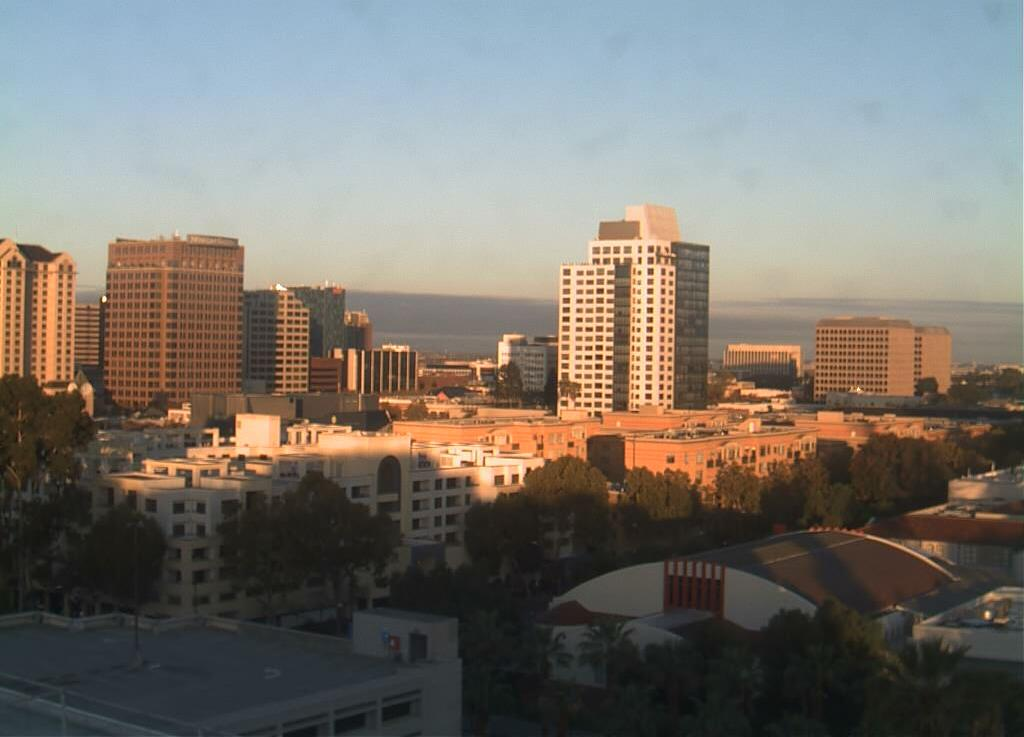
#> input picture 无人驾驶入门/ch9-intro2car_p5-master/day_night_images/training/day/20151101_145511.jpg, 1024 x 737 px; its folder holds only this picture in this run
$ jupyter execute --allow-errors 'Accuracy and Misclassification-zh.ipynb'   (shell and % lines are left out)
#> lines starting #> are read from the running program, lines starting #| are printed output that depends on the picture
### 无人驾驶入门/ch9-intro2car_p5-master/day_night_images/helpers.py
# Helper functions

import os
import glob # library for loading images from a directory
import matplotlib.image as mpimg

import cv2


# This function loads in images and their labels and places them in a list
# The list contains all images and their associated labels
# For example, after data is loaded, im_list[0][:] will be the first image-label pair in the list
def load_dataset(image_dir):

    # Populate this empty image list
#> called with image_dir = 'day_night_images/training/'
    im_list = []
    image_types = ["day", "night"]

    # Iterate through each color folder
    for im_type in image_types:

        # Iterate through each image file in each image_type folder
        # glob reads in any image with the extension "image_dir/im_type/*"
        for file in glob.glob(os.path.join(image_dir, im_type, "*")):

            # Read in the image
            im = mpimg.imread(file)
#> im is the input picture: shape (737, 1024, 3); mean R, G, B 120.9, 116.4, 109.5

            # Check if the image exists/if it's been correctly read-in
            if not im is None:
                # Append the image, and it's type (red, green, yellow) to the image list
                im_list.append((im, im_type))

    return im_list


## Standardize the input images
# Resize each image to the desired input size: 600x1100px (hxw).

## Standardize the output
# With each loaded image, we also specify the expected output.
# For this, we use binary numerical values 0/1 = night/day.


# This function should take in an RGB image and return a new, standardized version
# 600 height x 1100 width image size (px x px)
def standardize_input(image):

    # Resize image and pre-process so that all "standard" images are the same size
    standard_im = cv2.resize(image, (1100, 600))

    return standard_im


# Examples:
# encode("day") should return: 1
# encode("night") should return: 0
def encode(label):

    numerical_val = 0
    if(label == 'day'):
        numerical_val = 1
    # else it is night and can stay 0

    return numerical_val

# using both functions above, standardize the input images and output labels
def standardize(image_list):

    # Empty image data array
    standard_list = []

    # Iterate through all the image-label pairs
    for item in image_list:
        image = item[0]
        label = item[1]

        # Standardize the image
        standardized_im = standardize_input(image)

        # Create a numerical label
        binary_label = encode(label)

        # Append the image, and it's one hot encoded label to the full, processed list of image data
        standard_list.append((standardized_im, binary_label))

    return standard_list


### 无人驾驶入门/ch9-intro2car_p5-master/day_night_images/Accuracy and Misclassification-zh.ipynb
# 昼夜图像分类器
---

昼夜图像数据集由200个RGB彩色图像组成，分为两类：白天图像和夜晚图像。每个例子都有相同的数字：100个日图像和100个夜图像。

我们希望建立一个分类器，可以把这些图像准确地标记为白天或黑夜。要完成这个任务，我们需要找出这两种图像之间的显著性特征！

*注：所有图像都来自 [AMOS 数据集](http://cs.uky.edu/~jacobs/datasets/amos/) （众多户外场景档案）。*

### 导入资源

在开始使用项目代码之前，请导入你需要的库和资源。

[cell 1]
import cv2 # computer vision library
import helpers

import numpy as np
import matplotlib.pyplot as plt
import matplotlib.image as mpimg

## 训练并测试数据
200张日/夜的图像被分成训练和测试数据集。

* 这些图像中的60％是训练图像，供你在创建分类器时使用。
* 另外40％是测试图像，将用于测试分类器的准确度。

首先，我们设置一些变量来跟踪图像的存储位置：

image_dir_training: 我们保存训练集的路径
image_dir_test: 我们保存测试集的路径

[cell 2]
# Image data directories
image_dir_training = "day_night_images/training/"
image_dir_test = "day_night_images/test/"

## 加载数据集

前几行代码将加载训练日/夜图像，并将它们全部存储在变量`IMAGE_LIST`中。 该列表包含图像及其相关标签（“日”或“夜”）。

例如， `IMAGE_LIST` 中的第一个图像标签对可以通过索引访问：

[cell 3]
# Using the load_dataset function in helpers.py
# Load training data
IMAGE_LIST = helpers.load_dataset(image_dir_training)
#> IMAGE_LIST = 2 items

## 构建输入图像和输出标签的`STANDARDIZED_LIST` 函数

该函数将输入一个图像标签对列表，并输出一个包含调整过的图像和数字标签的 **标准** 列表。

[cell 4]
# Standardize all training images
STANDARDIZED_LIST = helpers.standardize(IMAGE_LIST)
#> the loop in standardize, `for item in image_list:` made 2 passes
#> (label, numerical_val in encode, binary_label) on passes 1 to 2: ('day', 1, 1), ('night', 0, 0)
#> pass 1, in standardize_input, `standard_im = cv2.resize(image, (1100, 600))`:
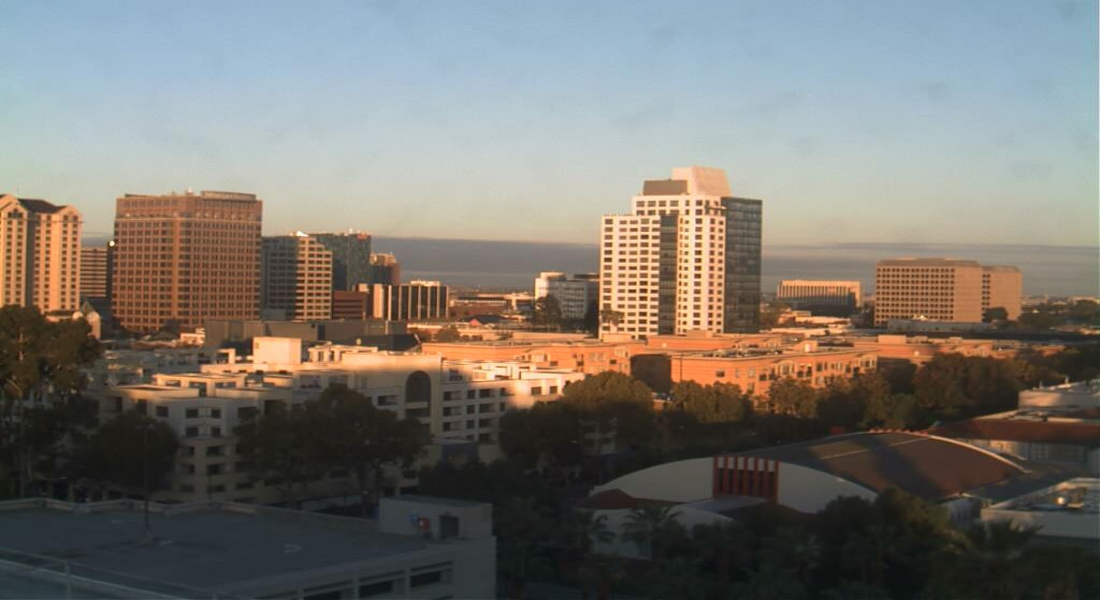
#> standard_im: shape (600, 1100, 3); mean R, G, B 120.8, 116.3, 109.4
#> pass 2, in standardize_input (call 2), `standard_im = cv2.resize(image, (1100, 600))`:
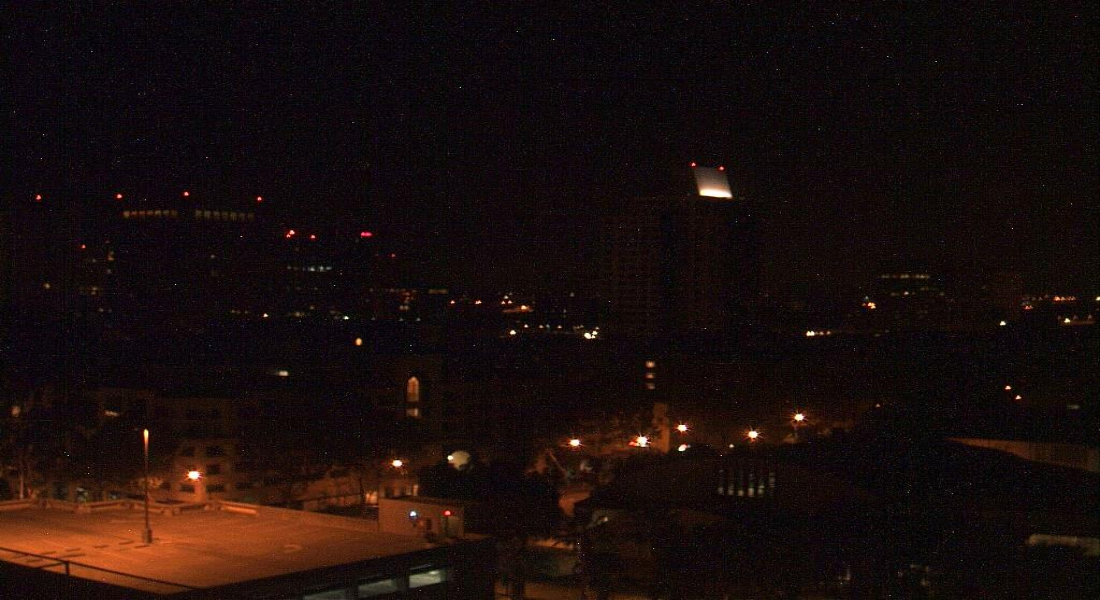
#> standard_im: shape (600, 1100, 3); mean R, G, B 25.5, 13.5, 11.9
#> STANDARDIZED_LIST = 2 items

## 将标准化数据可视化

显示一个来自STANDARDIZED_LIST的标准化图片。

[cell 5]
# Display a standardized image and its label

# Select an image by index
image_num = 0
selected_image = STANDARDIZED_LIST[image_num][0]
selected_label = STANDARDIZED_LIST[image_num][1]
#> selected_label = 1

# Display image and data about it
plt.imshow(selected_image)
print("Shape: "+str(selected_image.shape))
#| Shape: (600, 1100, 3)
print("Label [1 = day, 0 = night]: " + str(selected_label))
#| Label [1 = day, 0 = night]: 1

Shape: (600, 1100, 3)
Label [1 = day, 0 = night]: 1

# 特征提取

创建一个表示图像亮度的特征。我们将使用HSV颜色空间提取**平均亮度**。具体来说，我们将使用V通道（亮度测量），将V通道中的像素值相加，然后将该总和除以图像的面积，从而获得该图像的平均值。

---
###  使用V通道查找平均亮度

该函数会输入 **标准化** 的RGB图像并返回一个代表图像亮度平均水平的特征（单个值）。我们将使用此值将图像分类为白天或夜晚。

[cell 6]
# Find the average Value or brightness of an image
def avg_brightness(rgb_image):
    # Convert image to HSV
    hsv = cv2.cvtColor(rgb_image, cv2.COLOR_RGB2HSV)

    # Add up all the pixel values in the V channel
    sum_brightness = np.sum(hsv[:,:,2])
    area = 600*1100.0  # pixels

    # find the avg
    avg = sum_brightness/area

    return avg

[cell 7]
# Testing average brightness levels
# Look at a number of different day and night images and think about
# what average brightness value separates the two types of images

# As an example, a "night" image is loaded in and its avg brightness is displayed
image_num = 190
#> (the rest of this cell did not finish here and is left out)

Avg brightness: 35.2170090909

<matplotlib.image.AxesImage at 0x14525e518>

# 分类和可视化误差

在本节中，我们将把我们的平均亮度特征转换为一个分类器，该分类器输入一个标准化图像并返回该图像的一个`predicted_label`。这个 `estimate_label` 函数应该返回一个值：0或1（分别代表夜晚或白天）。

---
### TODO: 建立一个完整的分类器

完成以下代码，实现当给到某个RGB图像时，能返回预估的分类标签。

[cell 8]
# This function should take in RGB image input
def estimate_label(rgb_image):

    # Extract average brightness feature from an RGB image
    avg = avg_brightness(rgb_image)

    # Use the avg brightness feature to predict a label (0, 1)
    predicted_label = 0
    threshold = 120
    if(avg > threshold):
        # if the average brightness is above the threshold value, we classify it as "day"
        predicted_label = 1
    # else, the pred-cted_label can stay 0 (it is predicted to be "night")

    return predicted_label

## 测试分类器

下面我们将要使用我们在notebook开始时放置的测试数据集，来测试你的分类算法！

由于我们使用了非常简单的亮度特征，因此可能不希望此分类器100％准确。我们的目标是使用这一函数，使准确度达到75-85％左右。

### 测试数据集

下面，我们加载测试数据集，使用上面定义的`standardize`函数对其进行标准化，然后对其进行**混洗**；这确保了顺序不会对测试准确度测试造成影响。

[cell 9]
import random

# Using the load_dataset function in helpers.py
# Load test data
TEST_IMAGE_LIST = helpers.load_dataset(image_dir_test)
#> TEST_IMAGE_LIST = 2 items

# Standardize the test data
STANDARDIZED_TEST_LIST = helpers.standardize(TEST_IMAGE_LIST)
#> the loop in standardize (call 2), `for item in image_list:` made 2 passes
#> STANDARDIZED_TEST_LIST = 2 items

# Shuffle the standardized test data
random.shuffle(STANDARDIZED_TEST_LIST)

## 确定准确度

将你的分类算法（也称为“模型”）的输出与真实标签进行比较并确定准确度。

此代码将所有错误分类的图像、其预测标签以及它们的真实标签存储在名为`misclassified`的列表中。

[cell 10]
# Constructs a list of misclassified images given a list of test images and their labels
def get_misclassified_images(test_images):
    # Track misclassified images by placing them into a list
    misclassified_images_labels = []

    # Iterate through all the test images
    # Classify each image and compare to the true label
    for image in test_images:

        # Get true data
        im = image[0]
        true_label = image[1]

        # Get predicted label from your classifier
        predicted_label = estimate_label(im)

        # Compare true and predicted labels
        if(predicted_label != true_label):
            # If these labels are not equal, the image has been misclassified
            misclassified_images_labels.append((im, predicted_label, true_label))
#> this loop made 2 passes
#> (true_label, predicted_label, threshold in estimate_label) on passes 1 to 2: (1, 1, 120), (0, 0, 120)
#> after the loop, misclassified_images_labels = []

    # Return the list of misclassified [image, predicted_label, true_label] values
    return misclassified_images_labels

[cell 11]
# Find all misclassified images in a given test set
MISCLASSIFIED = get_misclassified_images(STANDARDIZED_TEST_LIST)
#> MISCLASSIFIED = []

# Accuracy calculations
total = len(STANDARDIZED_TEST_LIST)
#> total = 2
num_correct = total - len(MISCLASSIFIED)
#> num_correct = 2
accuracy = num_correct/total
#> accuracy = 1

print('Accuracy: ' + str(accuracy))
#| Accuracy: 1.0
print("Number of misclassified images = " + str(len(MISCLASSIFIED)) +' out of '+ str(total))
#| Number of misclassified images = 0 out of 2

Accuracy: 0.86875
Number of misclassified images = 21 out of 160

---
<a id='task9'></a>
### 将错误分类的图像可视化

将分类错误的一些图像（在`MISCLASSIFIED`列表中）可视化，并记下使其难以分类的所有特征。这样做可以帮助你发现分类算法的缺陷。

[cell 12]
# Visualize misclassified example(s)
## TODO: Display an image in the `MISCLASSIFIED` list
## TODO: Print out its predicted label - to see what the image *was* incorrectly classified as5
num = 5
#> (the rest of this cell did not finish here and is left out)

---
<a id='question2'></a>
## （问题）：将这些错误分类可视化之后，你认为你的分类算法有哪些缺陷？

**答案：** 在这里写下你的答案。
1 夜晚图，受灯光影响较大，容易判断为白天
2 白天图，首阴影影响较大，容易判断为黑夜

# 5.改进你的算法！

* （可选）调整阈值，使准确度更高。
* （可选）添加另一个函数，用来处理你发现的缺陷！
---

[cell 13]
# 1 整阈值
# 阀值为103时准确率最高

# This function should take in RGB image input
def estimate_label2(rgb_image):

    ## TODO: extract average brightness feature from an RGB image
    # Use the avg brightness feature to predict a label (0, 1)
    predicted_label = 0

    ## TODO: set the value of a threshold that will separate day and night images
    htreshold = 103

    ## TODO: Return the predicted_label (0 or 1) based on whether the avg is
    # above or below the threshold
    if avg_brightness(rgb_image) > htreshold:
        predicted_label = 1

    return predicted_label

# Constructs a list of misclassified images given a list of test images and their labels
def get_misclassified_images2(test_images):
    # Track misclassified images by placing them into a list
    misclassified_images_labels = []

    # Iterate through all the test images
    # Classify each image and compare to the true label
    for image in test_images:

        # Get true data
        im = image[0]
        true_label = image[1]

        # Get predicted label from your classifier
        predicted_label = estimate_label2(im)

        # Compare true and predicted labels
        if(predicted_label != true_label):
            # If these labels are not equal, the image has been misclassified
            misclassified_images_labels.append((im, predicted_label, true_label))
#> this loop made 2 passes
#> (true_label, predicted_label) on passes 1 to 2: (1, 1), (0, 0)
#> after the loop, misclassified_images_labels = []

    # Return the list of misclassified [image, predicted_label, true_label] values
    return misclassified_images_labels

[cell 14]
# Find all misclassified images in a given test set
MISCLASSIFIED2 = get_misclassified_images2(STANDARDIZED_TEST_LIST)
#> MISCLASSIFIED2 = []

# Accuracy calculations
total = len(STANDARDIZED_TEST_LIST)
num_correct = total - len(MISCLASSIFIED2)
accuracy = num_correct/total

print('Accuracy: ' + str(accuracy))
#| Accuracy: 1.0
print("Number of misclassified images = " + str(len(MISCLASSIFIED2)) +' out of '+ str(total))
#| Number of misclassified images = 0 out of 2

[cell 15]
# 2 取图片上半部分进行判断， 避开灯光或阴影的区域
# 阀值为103时准确率最高

# Find the average Value or brightness of an image
def avg_brightness2(rgb_image):
    # Convert image to HSV
    hsv = cv2.cvtColor(rgb_image, cv2.COLOR_RGB2HSV)

    # Add up all the pixel values in the V channel
    sum_brightness = np.sum(hsv[:,:,2])
    area = 300*1100.0  # pixels

    # find the avg
    avg = sum_brightness/area

    return avg

# This function should take in RGB image input
def estimate_label2(rgb_image):
    half = len(rgb_image)//2
    half_image = rgb_image[:half,:,:]

    ## TODO: extract average brightness feature from an RGB image
    # Use the avg brightness feature to predict a label (0, 1)
    predicted_label = 0

    ## TODO: set the value of a threshold that will separate day and night images
    htreshold = 103

    ## TODO: Return the predicted_label (0 or 1) based on whether the avg is
    # above or below the threshold
    if avg_brightness2(half_image) > htreshold:
        predicted_label = 1

    return predicted_label

# Constructs a list of misclassified images given a list of test images and their labels
def get_misclassified_images2(test_images):
    # Track misclassified images by placing them into a list
    misclassified_images_labels = []

    # Iterate through all the test images
    # Classify each image and compare to the true label
    for image in test_images:

        # Get true data
        im = image[0]
        true_label = image[1]

        # Get predicted label from your classifier
        predicted_label = estimate_label2(im)

        # Compare true and predicted labels
        if(predicted_label != true_label):
            # If these labels are not equal, the image has been misclassified
            misclassified_images_labels.append((im, predicted_label, true_label))
#> this loop made 2 passes
#> (true_label, predicted_label) on passes 1 to 2: (1, 1), (0, 0)
#> pass 1, in estimate_label2, `half_image = rgb_image[:half,:,:]`:
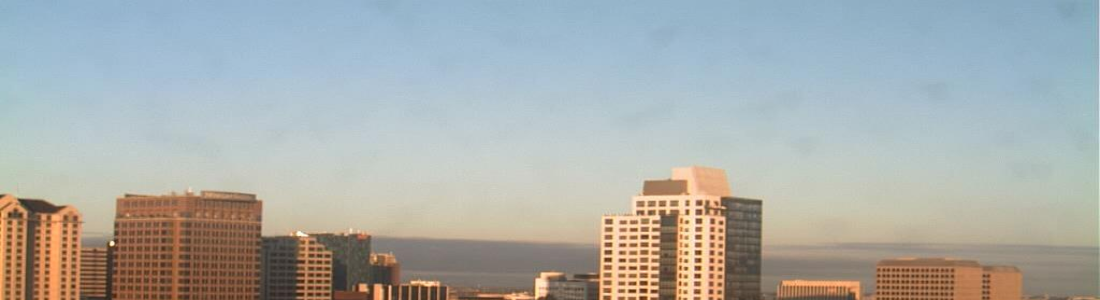
#> half_image: shape (300, 1100, 3); mean R, G, B 169.8, 173.6, 171.1
#> pass 2, in estimate_label2 (call 2), `half_image = rgb_image[:half,:,:]`:
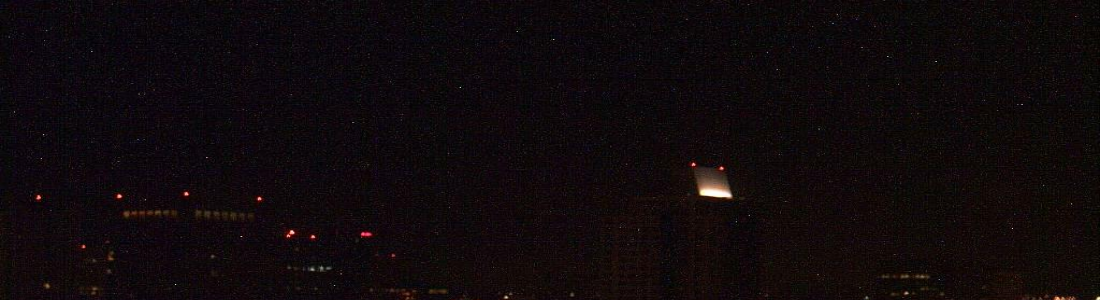
#> half_image: shape (300, 1100, 3); mean R, G, B 16, 9.3, 11.4
#> after the loop, misclassified_images_labels = []

    # Return the list of misclassified [image, predicted_label, true_label] values
    return misclassified_images_labels

[cell 16]
# Find all misclassified images in a given test set
MISCLASSIFIED2 = get_misclassified_images2(STANDARDIZED_TEST_LIST)

# Accuracy calculations
total = len(STANDARDIZED_TEST_LIST)
num_correct = total - len(MISCLASSIFIED2)
accuracy = num_correct/total

print('Accuracy: ' + str(accuracy))
#| Accuracy: 1.0
print("Number of misclassified images = " + str(len(MISCLASSIFIED2)) +' out of '+ str(total))
#| Number of misclassified images = 0 out of 2
